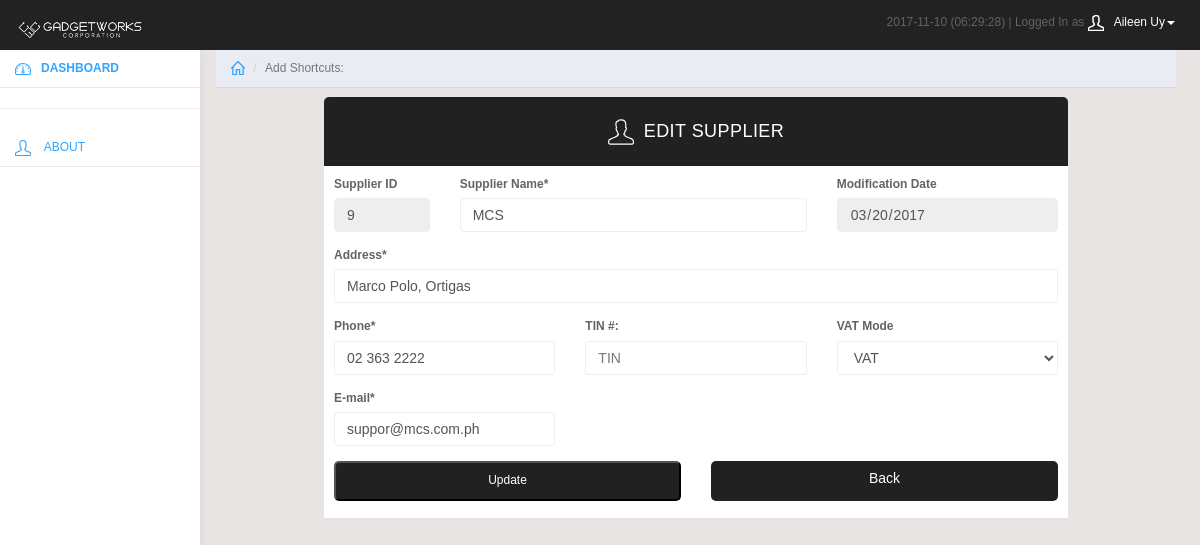
The page /branch/supplier_edit.php?type=9 (signed in) on the database its author committed.
### tables this page shows
CREATE TABLE `entity` (
  `ID` int(11) NOT NULL AUTO_INCREMENT,
  `Name` varchar(120) NOT NULL,
  `Address` varchar(225) NOT NULL,
  `Phone` varchar(120) NOT NULL,
  `Birthdate` datetime NOT NULL,
  `Username` varchar(120) NOT NULL,
  `Password` varchar(45) NOT NULL,
  `Level` int(11) NOT NULL,
  `Type` int(11) NOT NULL,
  `Mark` int(11) NOT NULL,
  PRIMARY KEY (`ID`)
);

CREATE TABLE `supplier` (
  `ID` int(11) NOT NULL AUTO_INCREMENT,
  `Name` varchar(120) NOT NULL,
  `Address` varchar(225) NOT NULL,
  `Phone` varchar(120) NOT NULL,
  `Birthdate` datetime DEFAULT '0000-00-00 00:00:00',
  `Username` varchar(120) NOT NULL,
  `Password` varchar(45) NOT NULL,
  `Level` int(11) NOT NULL,
  `Type` int(11) NOT NULL,
  `Mark` int(11) NOT NULL,
  `Tin` varchar(45) DEFAULT NULL,
  `VatMode` int(11) NOT NULL DEFAULT '1',
  PRIMARY KEY (`ID`)
);

### branch/supplier_edit.php (the view, shortened to what this page needs)
<?php
	require_once("../resource/database/hive.php");
	$id = $_GET['type'];
?>
<html>
	<link href="../resource/graphics/css/sb-admin-2.css" rel="stylesheet">
	<?php require_once("../resource/sections/branch_header.php"); ?>
	<body>
		<?php require_once("../resource/sections/branch_banner.php"); ?>
		<?php require_once("../resource/sections/branch_menu.php"); ?>
			<div class="col-sm-9 col-sm-offset-3 col-lg-10 col-lg-offset-2 main">
			<?php require_once("../resource/sections/branch_shortcuts.php"); ?>
				<div class="form_class_full">
					<div class="form_title"><div class="panel-heading"><svg class="glyph stroked dashboard-dial">svg class="glyph stroked male-user"><use xlink:href="#stroked-male-user"></use></svg>EDIT SUPPLIER</div></div>
					<div>
							<?php
								require_once("../resource/database/hive.php");
								$profile = mysqli_query($mysqli, "SELECT * FROM `supplier` WHERE `ID` = '$id'");
								$myprofile = $profile->fetch_assoc();
								$name = $myprofile['Name'];
								$datemodified = date("Y-m-d", strtotime($myprofile['Birthdate']));
								$phone = $myprofile['Phone'];
								$address = $myprofile['Address'];
								$email = $myprofile['Username'];
								$tin = $myprofile['Tin'];
								$vatmode = $myprofile['VatMode'];
							?>
						<div class="form_content">
							<form class="form-horizontal" method=post action="<?php echo $_SERVER['PHP_SELF'];?>">
								<div class="form-group">
									<div class="col-sm-2">
										<label for="id">Supplier ID</label>
										<input name="id" type="text" class="form-control" placeholder="ID" value=<?php echo "'".$id."'"; ?> readonly>
									</div>
									<div class="col-sm-6">
										<label for="name">Supplier Name*</label>
										<input name="name" type="text" class="form-control" placeholder="Name" value=<?php echo "'".$name."'"; ?> required>
									</div>
									<div class="col-sm-4">
										<label for="datemodified">Modification Date</label>
										<input name="datemodified" type="date" class="form-control" value=<?php echo "'".$datemodified."'"; ?> readonly>
									</div>
								</div>
								<div class="form-group">
									<div class="col-sm-12">
										<label for="address">Address*</label>
										<input name="address" type="text" class="form-control" placeholder="Address" value=<?php echo "'".$address."'"; ?> required>
									</div>
								</div>
								<div class="form-group">
									<div class="col-sm-4">
										<label for="phone">Phone*</label>
										<input name="phone" type="text" class="form-control" placeholder="Phone" value=<?php echo "'".$phone."'"; ?> required>
									</div>
									<div class="col-sm-4">
											<label for="tin">TIN #:</label>
											<input name="tin" type="text" class="form-control" placeholder="TIN" value=<?php echo "'".$tin."'"; ?>>
										</div>
										<div class="col-sm-4">
										<label>VAT Mode</label>
											<select class="form-control" name="vatmode">
												<option value="1" <?php if($vatmode == 1) echo "selected" ?>>VAT</option>
											</select>
									</div>
								</div>
								<div class="form-group">
									<div class="col-sm-4">
										<label for="email">E-mail*</label>
										<input name="email" type="text" class="form-control" placeholder="E-mail" value=<?php echo "'".$email."'"; ?> required>
									</div>
								</div>
								<div class="form-group">
									<div class="col-sm-offset-0 col-sm-6">
										<button type="submit" class="form_button">Update</button>
									</div>
									<div class="col-sm-offset-0 col-sm-6">
									<a class="btn form_button" href="suppliers.php" role="button">Back</a>
								</div>
								</div>
							</form>
						</div>
					</div>
				</div>
			</div>
	</body>
</html>

### resource/sections/branch_banner.php (shortened to what this page needs)
<nav class="navbar navbar-inverse navbar-fixed-top" role="navigation">
		<div class="container-fluid">
			<div class="navbar-header">
				<a class="navbar-brand" href="index.php"><img src="/resource/images/gwbannerlogo2.png" height="30" alt="Banner Image"/></a>
				<ul class="user-menu">
					<li class="dropdown pull-right">
						<?php
							require_once("../resource/database/hive.php");
							$date_today = date("Y-m-d");
							$userID = $_SESSION['id'];
							$myname = mysqli_query($mysqli, "SELECT `Name` FROM `entity` WHERE `ID` = '$userID'");
							$myname = mysqli_fetch_row($myname);
							$userName = $myname[0];
							echo $date_today.' (<span id="clock"><script type="text/javascript">startclock();</script></span>) | Logged In as <a href="#" class="dropdown-toggle" data-toggle="dropdown"><svg class="glyph stroked male-user"><use xlink:href="#stroked-male-user"></use></svg>'.$userName.'<span class="caret"></span></a>
						<ul class="dropdown-menu" role="menu">
							<li><a href="#"><svg class="glyph stroked male-user"><use xlink:href="#stroked-male-user"></use></svg> Profile</a></li>
							<li><a href="about_profile.php"><svg class="glyph stroked gear"><use xlink:href="#stroked-gear"></use></svg> Settings</a></li>
							<li><a href="logout.php"><svg class="glyph stroked cancel"><use xlink:href="#stroked-cancel"></use></svg> Logout</a></li>
						</ul>';
						?>
					</li>
				</ul>
			</div>
		</div>
	</nav>

### resource/graphics/css/sb-admin-2.css (style rules this page uses)
body { background-color: #f8f8f8; }

### branch/css/styles.css (style rules this page uses)
body { background: #f1f4f7; padding-top: 50px; color: #5f6468; }
a, a:hover, a:focus { color: #30a5ff; }
.form-control { border: 1px solid #eee; box-shadow: none; }
.navbar-header .navbar-brand { color: #fff; font-size: 16px; text-transform: uppercase; font-weight: 500; letter-spacing: 2px; }
.panel-heading { font-size: 18px; font-weight: 300; letter-spacing: 0.025em; height: 66px; line-height: 45px; }
.navbar { border: 0; }
.user-menu { display: inline-block; margin-top: 14px; margin-right: 10px; float: right; list-style: none; padding: 0; }
.user-menu a { color: #fff; }
@media (min-width: 768px) { .navbar-header { width: 100%; } }
.sidebar .glyph, .user-menu .glyph { height: 16px; width: 16px; margin: 0 10px 0 0; stroke-width: 3px; }
.user-menu .glyph { stroke-width: 4px; }
.alert .glyph, .panel-heading .glyph { width: 26px; height: 26px; margin: 0 10px 0 0; stroke-width: 2px; }

### resource/graphics/css/clinic_standard.css (style rules this page uses)
body { background:#E8E4E4; margin: 0px 2% 0px 2%; font-family: helvetica; font-size:12px; }
.form_class_full { margin:10px auto 5px auto; max-width:80%; background:white; border-radius: 5px; }
.form_title { background:#212121; color:white; text-align:center; padding: 2px 0px 1px 0px; -webkit-border-top-left-radius: 5px; -webkit-border-top-right-radius: 5px; -moz-border-radius-topleft: 5px; -moz-border-radius-topright: 5px; border-top-left-radius: 5px; border-top-right-radius: 5px }
.form_content { padding:10px 10px 2px 10px; background:white; }
.form_button { border-radius: 5px; width:100%; height:40px; text-align:center; background:#212121; color:white; }

### rows shown on the page
entity: Name "Aileen Uy"
supplier: name "MCS", datemodified "03/20/2017", address "Marco Polo, Ortigas", phone "02 363 2222", vatmode "VAT", email "suppor@mcs.com.ph"
